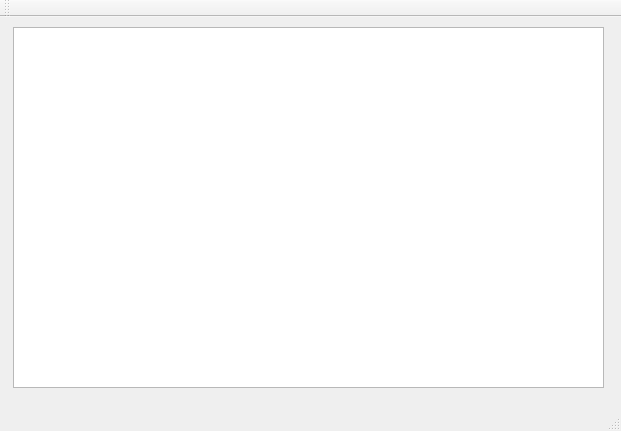
<?xml version="1.0" encoding="UTF-8"?>
<ui version="4.0">
 <class>MainWindow</class>
 <widget class="QMainWindow" name="MainWindow">
  <property name="geometry">
   <rect>
    <x>0</x>
    <y>0</y>
    <width>621</width>
    <height>431</height>
   </rect>
  </property>
  <property name="windowTitle">
   <string>MainWindow</string>
  </property>
  <widget class="QWidget" name="centralWidget">
   <widget class="QTextEdit" name="textEdit">
    <property name="geometry">
     <rect>
      <x>13</x>
      <y>10</y>
      <width>591</width>
      <height>361</height>
     </rect>
    </property>
   </widget>
  </widget>
  <widget class="QMenuBar" name="menuBar">
   <property name="geometry">
    <rect>
     <x>0</x>
     <y>0</y>
     <width>621</width>
     <height>21</height>
    </rect>
   </property>
  </widget>
  <widget class="QToolBar" name="mainToolBar">
   <attribute name="toolBarArea">
    <enum>TopToolBarArea</enum>
   </attribute>
   <attribute name="toolBarBreak">
    <bool>false</bool>
   </attribute>
  </widget>
  <widget class="QStatusBar" name="statusBar"/>
 </widget>
 <layoutdefault spacing="6" margin="11"/>
 <resources/>
 <connections/>
</ui>
